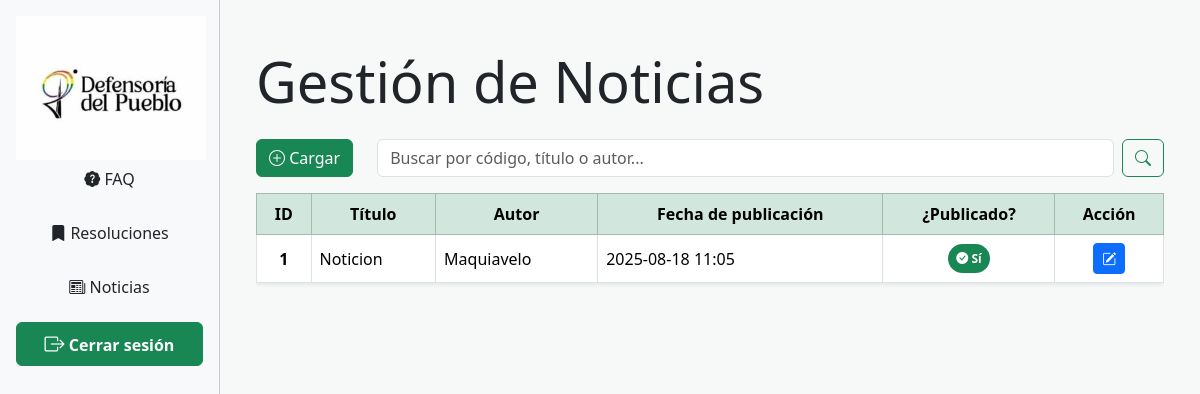
Page /principal/index.php?vista=noticias/noticias on the earlier database version.
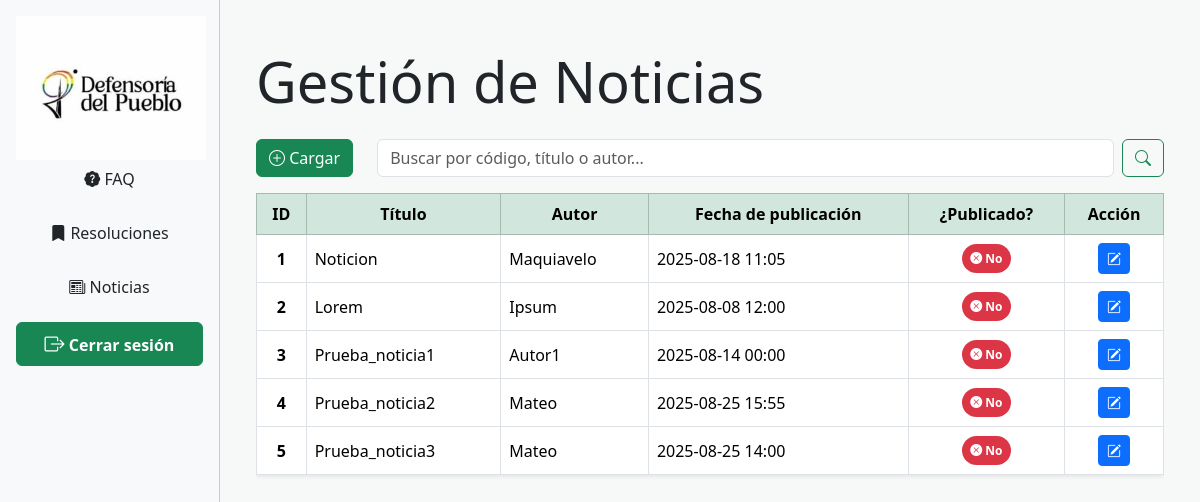
Same page on the later database version.
### tables this page shows
CREATE TABLE `noticias` (
  `noticia_id` int(10) UNSIGNED NOT NULL,
  `titulo` varchar(100) NOT NULL,
  `contenido` text NOT NULL,
  `fecha_creacion` datetime NOT NULL DEFAULT current_timestamp(),
  `fecha_publicacion` datetime NOT NULL,
  `fecha_finalizacion` datetime NOT NULL,
  `autor` varchar(50) NOT NULL,
  `foto` varchar(50) DEFAULT NULL COMMENT 'Guarda el nombre de la foto',
  `estado` tinyint(4) NOT NULL DEFAULT 1
);

### vistas/noticias/noticias.php (the view, shortened to what this page needs)
<?php
include_once "../plantilla/head2.php";
mysqli_set_charset($link, "utf8mb4");
$buscar = isset($_GET['buscar']) ? trim($_GET['buscar']) : '';
if ($buscar !== '') {
    $buscar = mysqli_real_escape_string($link, $buscar);
    $sql = "SELECT * FROM noticias
            WHERE noticia_id LIKE '%$buscar%'
               OR titulo LIKE '%$buscar%'
               OR autor LIKE '%$buscar%'
               OR contenido LIKE '%$buscar%'";
} else {
    $sql = "SELECT noticia_id, autor, titulo, fecha_publicacion, estado FROM noticias";
}
$items = mysqli_query($link, $sql);
?>
<div class="container mt-4">
    <div class="row align-items-center mb-3">
        <div class="col-12 mb-3">
            <h4 class="text-dark display-4">Gestión de Noticias</h4>
        </div>
        <div class="col-auto">
            <a href="index.php?vista=noticias/cargarNoticia" class="btn btn-success">
                <i class="bi bi-plus-circle"></i> Cargar
            </a>
        </div>
        <div class="col">
            <form class="d-flex" role="search" method="GET" action="">
                <input class="form-control me-2" name="buscar" type="search" placeholder="Buscar por código, título o autor..." aria-label="Buscar" />
                <button class="btn btn-outline-success" type="submit">
                    <i class="bi bi-search"></i>
                </button>
            </form>
        </div>
    </div>
    <div class="table-responsive">
        <table class="table table-hover table-bordered align-middle shadow-sm">
            <thead class="table-success text-center">
                <tr>
                    <th scope="col">ID</th>
                    <th scope="col">Título</th>
                    <th scope="col">Autor</th>
                    <th scope="col">Fecha de publicación</th>
                    <th scope="col">¿Publicado?</th>
                    <th scope="col">Acción</th>
                </tr>
            </thead>
            <tbody>
                <?php while ($campos = mysqli_fetch_array($items)) { ?>
                    <tr>
                        <td class="text-center fw-bold"><?= $campos['noticia_id'] ?></td>
                        <td><?= $campos['titulo'] ?></td>
                        <td><?= $campos['autor'] ?></td>
                        <td><?= date('Y-m-d H:i', strtotime($campos['fecha_publicacion'])) ?></td>
                        <td class="text-center">
                            <?php if ($campos['estado'] == 1): ?>
                                <span class="badge rounded-pill bg-success p-2">
                                    <i class="bi bi-check-circle-fill"></i> Sí
                                </span>
                            <?php else: ?>
                                <span class="badge rounded-pill bg-danger p-2">
                                    <i class="bi bi-x-circle-fill"></i> No
                                </span>
                            <?php endif; ?>
                        </td>
                        <td class="text-center">
                            <div class="btn-group" role="group">
                                <a href="index.php?vista=noticias/cargarNoticia&id=<?= $campos['noticia_id'] ?>"
                                   class="btn btn-sm btn-primary"
                                   data-bs-toggle="tooltip"
                                   data-bs-placement="top"
                                   title="Editar noticia">
                                    <i class="bi bi-pencil-square"></i>
                                </a>
                            </div>
                        </td>
                    </tr>
                <?php } ?>
            </tbody>
        </table>
    </div>
</div>
</body>
</html>

### plantilla/head2.php (shortened to what this page needs)
<!DOCTYPE html>
<html lang="es">
<head>
    <link href="https://cdn.jsdelivr.net/npm/bootstrap@5.3.6/dist/css/bootstrap.min.css" rel="stylesheet">
    <link rel="stylesheet" href="https://cdn.jsdelivr.net/npm/bootstrap-icons/font/bootstrap-icons.css">
    <link rel="stylesheet" href="https://cdn.jsdelivr.net/npm/flatpickr/dist/flatpickr.min.css">
    <link rel="stylesheet" href="../plantilla//style.css">
</head>
<body>

### principal/index.php (shortened to what this page needs)
<?php
include("../plantilla/head2.php");
$vista = isset($_GET['vista']) ? $_GET['vista'] : 'principal';
if (strpos($vista, "/") !== false) {
    list($carpeta, $archivo) = explode("/", $vista);
} else {
    $carpeta = $vista;
    $archivo = $vista;
}
$ruta = "../vistas/$carpeta/$archivo.php";
?>
<div class="d-flex">
    <nav class="d-flex flex-column bg-light p-3" style="width: 220px; min-height: 100vh; border-right: 1px solid #ccc;">
    <a href="index.php">
        <img src="../plantilla/logo_viejo.png" alt="Logo Defensoría" width="190px"/>
    </a>
        <a href="?vista=faq/faq" class="btn btn-clean mb-3"><i class="bi bi-patch-question-fill"></i>&nbsp;FAQ</a>
        <a href="?vista=resoluciones/resoluciones" class="btn btn-clean mb-3"><i class="bi bi-bookmark-fill"></i>&nbsp;Resoluciones</a>
        <a href="?vista=noticias/noticias" class="btn btn-clean mb-3"><i class="bi bi-newspaper"></i>&nbsp;Noticias</a>
        <a href="../login/cerrarSesion.php" class="btn btn-success">
            <i class="bi bi-box-arrow-right fs-5"></i>
            <strong>Cerrar sesión</strong>
        </a>
    </nav>
    <main class="flex-grow-1 p-4">
        <?php
        if (file_exists($ruta)) {
            include($ruta);
        } else {
            echo "<h4>Vista no encontrada: $ruta</h4>";
        }
        ?>

### plantilla/style.css (style rules this page uses)
html, body { margin: 0; background-color: #f7f9f9; display: flex; flex-direction: column; height: 100%; }
main { flex: 1; }
h1, h2, h3, h4, h5 { color: inherit; }

Differences in the rows shown:
changed noticias "Noticion": estado "Sí" → "No"
added noticias: noticia_id "2", titulo "Lorem", autor "Ipsum", fecha_publicacion "2025-08-08 12:00", estado 0 (drawn)
added noticias: noticia_id "3", titulo "Prueba_noticia1", autor "Autor1", fecha_publicacion "2025-08-14 00:00", estado 0 (drawn)
added noticias: noticia_id "4", titulo "Prueba_noticia2", autor "Mateo", fecha_publicacion "2025-08-25 15:55", estado 0 (drawn)
added noticias: noticia_id "5", titulo "Prueba_noticia3", autor "Mateo", fecha_publicacion "2025-08-25 14:00", estado 0 (drawn)
